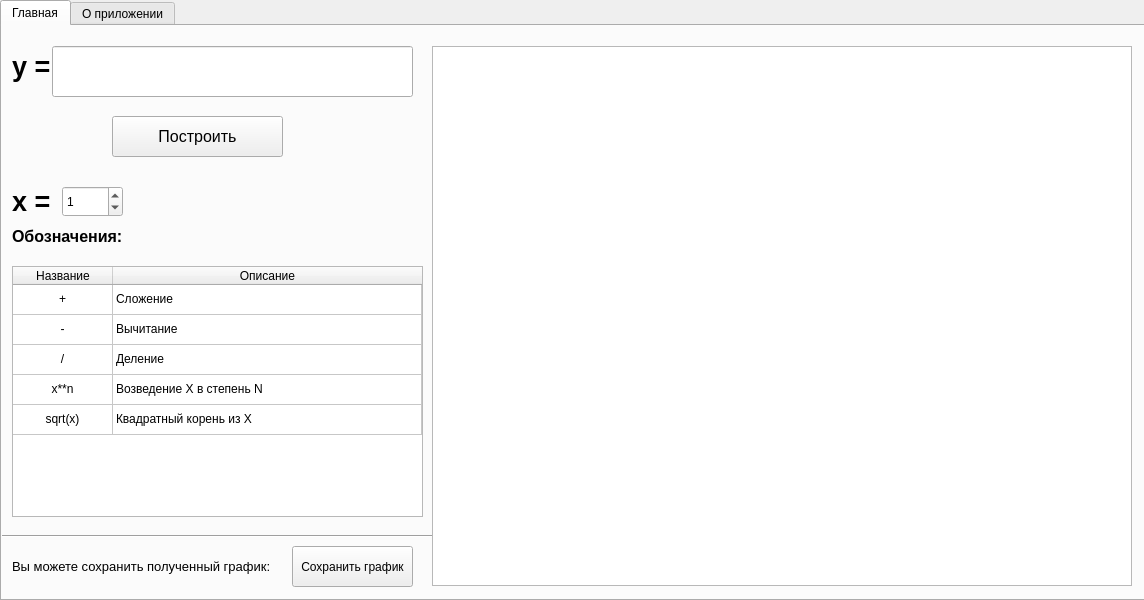
<?xml version="1.0" encoding="UTF-8"?>
<ui version="4.0">
 <class>GraphsApp</class>
 <widget class="QWidget" name="GraphsApp">
  <property name="windowModality">
   <enum>Qt::NonModal</enum>
  </property>
  <property name="geometry">
   <rect>
    <x>0</x>
    <y>0</y>
    <width>1144</width>
    <height>600</height>
   </rect>
  </property>
  <property name="windowTitle">
   <string notr="true">Graphs Гусев ПКС-32</string>
  </property>
  <widget class="QTabWidget" name="tabWidget">
   <property name="geometry">
    <rect>
     <x>0</x>
     <y>0</y>
     <width>1151</width>
     <height>601</height>
    </rect>
   </property>
   <property name="currentIndex">
    <number>0</number>
   </property>
   <widget class="QWidget" name="tab">
    <attribute name="title">
     <string>Главная</string>
    </attribute>
    <widget class="QPushButton" name="pushButton">
     <property name="geometry">
      <rect>
       <x>110</x>
       <y>90</y>
       <width>171</width>
       <height>41</height>
      </rect>
     </property>
     <property name="font">
      <font>
       <pointsize>12</pointsize>
      </font>
     </property>
     <property name="text">
      <string>Построить</string>
     </property>
    </widget>
    <widget class="QLineEdit" name="lineEdit">
     <property name="geometry">
      <rect>
       <x>50</x>
       <y>20</y>
       <width>361</width>
       <height>51</height>
      </rect>
     </property>
     <property name="font">
      <font>
       <pointsize>20</pointsize>
      </font>
     </property>
    </widget>
    <widget class="QLabel" name="label">
     <property name="geometry">
      <rect>
       <x>10</x>
       <y>10</y>
       <width>41</width>
       <height>61</height>
      </rect>
     </property>
     <property name="font">
      <font>
       <family>Ubuntu</family>
       <pointsize>20</pointsize>
       <weight>75</weight>
       <bold>true</bold>
      </font>
     </property>
     <property name="text">
      <string>y =</string>
     </property>
    </widget>
    <widget class="QLabel" name="label_2">
     <property name="geometry">
      <rect>
       <x>10</x>
       <y>520</y>
       <width>261</width>
       <height>41</height>
      </rect>
     </property>
     <property name="font">
      <font>
       <pointsize>10</pointsize>
       <italic>false</italic>
      </font>
     </property>
     <property name="text">
      <string>Вы можете сохранить полученный график:</string>
     </property>
    </widget>
    <widget class="QPushButton" name="pushButton_2">
     <property name="geometry">
      <rect>
       <x>290</x>
       <y>520</y>
       <width>121</width>
       <height>41</height>
      </rect>
     </property>
     <property name="text">
      <string>Сохранить график</string>
     </property>
    </widget>
    <widget class="QLabel" name="label_3">
     <property name="geometry">
      <rect>
       <x>10</x>
       <y>190</y>
       <width>151</width>
       <height>41</height>
      </rect>
     </property>
     <property name="font">
      <font>
       <pointsize>12</pointsize>
       <weight>75</weight>
       <bold>true</bold>
      </font>
     </property>
     <property name="text">
      <string>Обозначения:</string>
     </property>
    </widget>
    <widget class="Line" name="line">
     <property name="geometry">
      <rect>
       <x>0</x>
       <y>500</y>
       <width>441</width>
       <height>21</height>
      </rect>
     </property>
     <property name="orientation">
      <enum>Qt::Horizontal</enum>
     </property>
    </widget>
    <widget class="QTableWidget" name="tableWidget">
     <property name="geometry">
      <rect>
       <x>10</x>
       <y>240</y>
       <width>411</width>
       <height>251</height>
      </rect>
     </property>
     <attribute name="horizontalHeaderVisible">
      <bool>true</bool>
     </attribute>
     <attribute name="horizontalHeaderCascadingSectionResizes">
      <bool>false</bool>
     </attribute>
     <attribute name="horizontalHeaderStretchLastSection">
      <bool>true</bool>
     </attribute>
     <attribute name="verticalHeaderVisible">
      <bool>false</bool>
     </attribute>
     <row>
      <property name="text">
       <string>Новая строка</string>
      </property>
     </row>
     <row>
      <property name="text">
       <string>Новая строка</string>
      </property>
     </row>
     <row>
      <property name="text">
       <string>Новая строка</string>
      </property>
     </row>
     <row>
      <property name="text">
       <string>Новая строка</string>
      </property>
     </row>
     <row>
      <property name="text">
       <string>Новая строка</string>
      </property>
     </row>
     <column>
      <property name="text">
       <string>Название</string>
      </property>
     </column>
     <column>
      <property name="text">
       <string>Описание</string>
      </property>
     </column>
     <item row="0" column="0">
      <property name="text">
       <string>+</string>
      </property>
      <property name="textAlignment">
       <set>AlignCenter</set>
      </property>
     </item>
     <item row="0" column="1">
      <property name="text">
       <string>Сложение</string>
      </property>
     </item>
     <item row="1" column="0">
      <property name="text">
       <string>-</string>
      </property>
      <property name="textAlignment">
       <set>AlignCenter</set>
      </property>
     </item>
     <item row="1" column="1">
      <property name="text">
       <string>Вычитание</string>
      </property>
     </item>
     <item row="2" column="0">
      <property name="text">
       <string>/</string>
      </property>
      <property name="textAlignment">
       <set>AlignCenter</set>
      </property>
     </item>
     <item row="2" column="1">
      <property name="text">
       <string>Деление</string>
      </property>
     </item>
     <item row="3" column="0">
      <property name="text">
       <string>x**n</string>
      </property>
      <property name="textAlignment">
       <set>AlignCenter</set>
      </property>
     </item>
     <item row="3" column="1">
      <property name="text">
       <string>Возведение X в степень N</string>
      </property>
     </item>
     <item row="4" column="0">
      <property name="text">
       <string>sqrt(x)</string>
      </property>
      <property name="textAlignment">
       <set>AlignCenter</set>
      </property>
     </item>
     <item row="4" column="1">
      <property name="text">
       <string>Квадратный корень из X</string>
      </property>
     </item>
    </widget>
    <widget class="QLabel" name="label_4">
     <property name="geometry">
      <rect>
       <x>10</x>
       <y>160</y>
       <width>41</width>
       <height>31</height>
      </rect>
     </property>
     <property name="font">
      <font>
       <family>Ubuntu</family>
       <pointsize>20</pointsize>
       <weight>75</weight>
       <bold>true</bold>
      </font>
     </property>
     <property name="text">
      <string>x =</string>
     </property>
    </widget>
    <widget class="QSpinBox" name="spinBox">
     <property name="geometry">
      <rect>
       <x>60</x>
       <y>160</y>
       <width>61</width>
       <height>31</height>
      </rect>
     </property>
     <property name="value">
      <number>1</number>
     </property>
    </widget>
    <widget class="QGraphicsView" name="graphicsView">
     <property name="geometry">
      <rect>
       <x>430</x>
       <y>20</y>
       <width>700</width>
       <height>540</height>
      </rect>
     </property>
    </widget>
    <widget class="QLabel" name="label_5">
     <property name="geometry">
      <rect>
       <x>439</x>
       <y>19</y>
       <width>691</width>
       <height>541</height>
      </rect>
     </property>
     <property name="text">
      <string/>
     </property>
     <property name="wordWrap">
      <bool>false</bool>
     </property>
     <property name="openExternalLinks">
      <bool>false</bool>
     </property>
    </widget>
   </widget>
   <widget class="QWidget" name="tab_2">
    <attribute name="title">
     <string>О приложении</string>
    </attribute>
    <widget class="QPlainTextEdit" name="plainTextEdit">
     <property name="geometry">
      <rect>
       <x>260</x>
       <y>170</y>
       <width>721</width>
       <height>141</height>
      </rect>
     </property>
     <property name="font">
      <font>
       <pointsize>10</pointsize>
      </font>
     </property>
     <property name="focusPolicy">
      <enum>Qt::NoFocus</enum>
     </property>
     <property name="autoFillBackground">
      <bool>false</bool>
     </property>
     <property name="tabChangesFocus">
      <bool>false</bool>
     </property>
     <property name="undoRedoEnabled">
      <bool>false</bool>
     </property>
     <property name="readOnly">
      <bool>true</bool>
     </property>
     <property name="plainText">
      <string>Программа предназначен для построения графиков различных функций в двумерных координатах. Просто задайте вид функции и нажмите кнопку &quot;Построить&quot;. Для эффективного использования всех возможностей сервиса рекомендуется посетить раздел «Главная» =&gt; «Обозначения».

Версия программного продука: v1.0.0Beta


Выполнил студент группы ПКС-32 Гусев Николай Константинович</string>
     </property>
     <property name="overwriteMode">
      <bool>true</bool>
     </property>
     <property name="backgroundVisible">
      <bool>false</bool>
     </property>
     <property name="centerOnScroll">
      <bool>false</bool>
     </property>
     <property name="placeholderText">
      <string notr="true"/>
     </property>
    </widget>
   </widget>
  </widget>
 </widget>
 <resources/>
 <connections/>
</ui>
